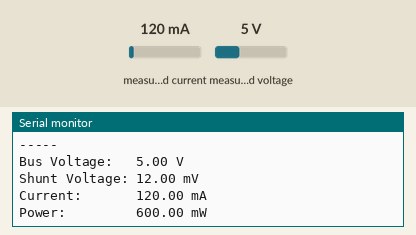
Simulated run of this sketch. Board: ESP32. On the bench: the last lines printed to the serial monitor. The inputs (shaded band) are chosen by the test bench; at power-on: measured current 120 mA, measured voltage 5 V.

Above: at 1.2 s.
1.3 s: measured current set to 40 mA
2.8 s: measured voltage set to 0.3 V
At 4.0 s:
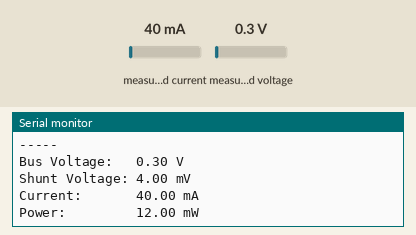
4.3 s: measured current set to 500 mA
At 6.9 s:
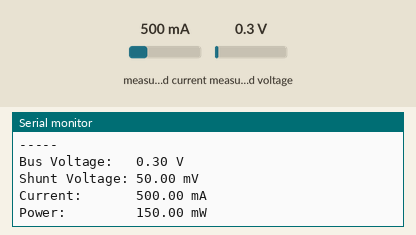
Timing chart, 0 to 8.4 s (numbered marks = the images above; inputs shaded):
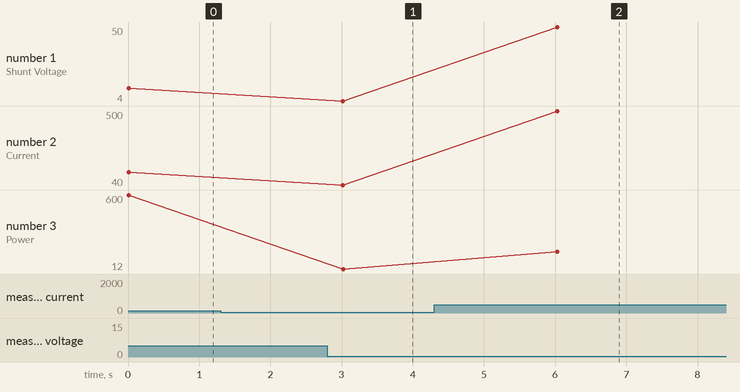

The sketch:

Sensor_Reading_INA219.ino
```cpp
#include <Wire.h>
#include <Adafruit_INA219.h>

Adafruit_INA219 ina219;

void setup() {
  Serial.begin(115200);
  Wire.begin(21, 22);

  if (!ina219.begin()) {
    Serial.println("Failed to find INA219 chip");
    while (1) delay(10);
  }

  Serial.println("INA219 initialized.");
}

void loop() {
  float busVoltage = ina219.getBusVoltage_V();
  float shuntVoltage = ina219.getShuntVoltage_mV();
  float current_mA = ina219.getCurrent_mA();
  float power_mW = ina219.getPower_mW();

  Serial.println("-----");
  Serial.print("Bus Voltage:   "); Serial.print(busVoltage); Serial.println(" V");
  Serial.print("Shunt Voltage: "); Serial.print(shuntVoltage); Serial.println(" mV");
  Serial.print("Current:       "); Serial.print(current_mA); Serial.println(" mA");
  Serial.print("Power:         "); Serial.print(power_mW); Serial.println(" mW");

  delay(3000);
}
```

Measured:
- after the input at 2.8 s, the serial monitor: prints a new line after 0.22 s (image 1)
- after the input at 4.3 s, the serial monitor: prints a new line after 1.7 s (image 2)
- plotted number 1: 4 → 50 after the input at 4.3 s
- plotted number 2: 40 → 500 after the input at 4.3 s
- plotted number 3: 12 → 150 after the input at 4.3 s
